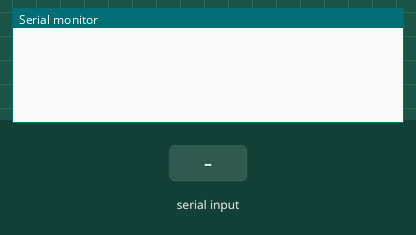
This sketch was run on a simulated Arduino Uno, built with avr-gcc and run on an emulated ATmega328P. Shown: the last lines printed to the serial monitor. The inputs (shaded band) are chosen by the test bench. No radio packets arrive unless stated.

Above: at 1.2 s.
1.3 s: "1" received over Serial
At 3.2 s:
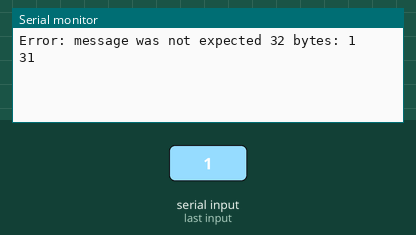
3.8 s: "0" received over Serial
At 5.2 s:
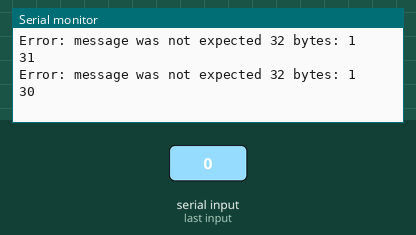
5.3 s: "2" received over Serial
At 7.4 s:
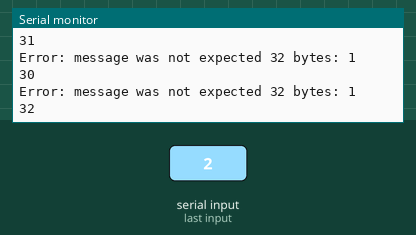

Measured:
- after the input at 1.3 s, the serial monitor: prints a new line after 1.0 s (image 1)
- after the input at 3.8 s, the serial monitor: prints a new line after 1.0 s (image 2)
- after the input at 5.3 s, the serial monitor: prints a new line after 1.0 s (image 3)

The sketch:

Transmitter.ino
```cpp
// Load in the libraries
#include <SPI.h>
#include <nRF24L01.h>
#include <RF24.h>

// Set the CE & CSN pins
#define CE_PIN  7
#define CSN_PIN 8

// This is the address used to send/receive
const byte rxAddr[6] = "00001";

// Create a Radio
RF24 radio(CE_PIN, CSN_PIN);

void setup() {

  // Start up the Serial connection
  while (!Serial);
  Serial.begin(115200);

  // Start the Radio!
  radio.begin();

  // Power setting. Due to likelihood of close proximity of the devices, set as RF24_PA_MIN (RF24_PA_MAX is default)
  radio.setPALevel(RF24_PA_MIN); // RF24_PA_MIN, RF24_PA_LOW, RF24_PA_HIGH, RF24_PA_MAX

  // Slower data rate for better range
  radio.setDataRate( RF24_250KBPS ); // RF24_250KBPS, RF24_1MBPS, RF24_2MBPS

  // Number of retries and set tx/rx address
  radio.setRetries(15, 15);
  radio.openWritingPipe(rxAddr);

  // Stop listening, so we can send!
  radio.stopListening();
}

const int MAX_LEN = 100;

void loop() {
  if (Serial.available() > 0) {
    // Set up a message and a timestamp to it using millis()
    unsigned char buffer[MAX_LEN];
    int length = Serial.readBytes(buffer, 32);
    if (length != 32) {
      Serial.print("Error: message was not expected 32 bytes: ");
      Serial.print(length);
      Serial.println();
    }
    else {
      radio.write(&buffer, 32);
    }

    // // http://stackoverflow.com/questions/7383606/converting-an-int-or-string-to-a-char-array-on-arduino
    // // Length (with one extra character for the null terminator)
    // int str_len = message.length() + 1;
    // char char_array[str_len] = {0};
    // message.toCharArray(char_array, str_len);
    //int newlen = 15;
    //for (int i=0; i<newlen;i++)
    //{
      //Serial.print(buffer[i], HEX);
    //}
    //Serial.println();
    // buffer[22]=0xAA;
    // buffer[25]=0xAA;
    // buffer[43]=0xBB;
    //radio.write(&buffer, length);
    char log[500] = {0};
    int j = 0, chars = 0;
    for (int i=0; i<length; i++) {
      // Serial.print(buffer[i], HEX);
      // Serial.print(" ");
      chars = sprintf(log + j, i % 4 == 3 ? "%02x " : "%02x", buffer[i]);
      j += chars;
    }
    Serial.println(log);

    // radio.write(&buffer[23], 22);
  }
}
```
